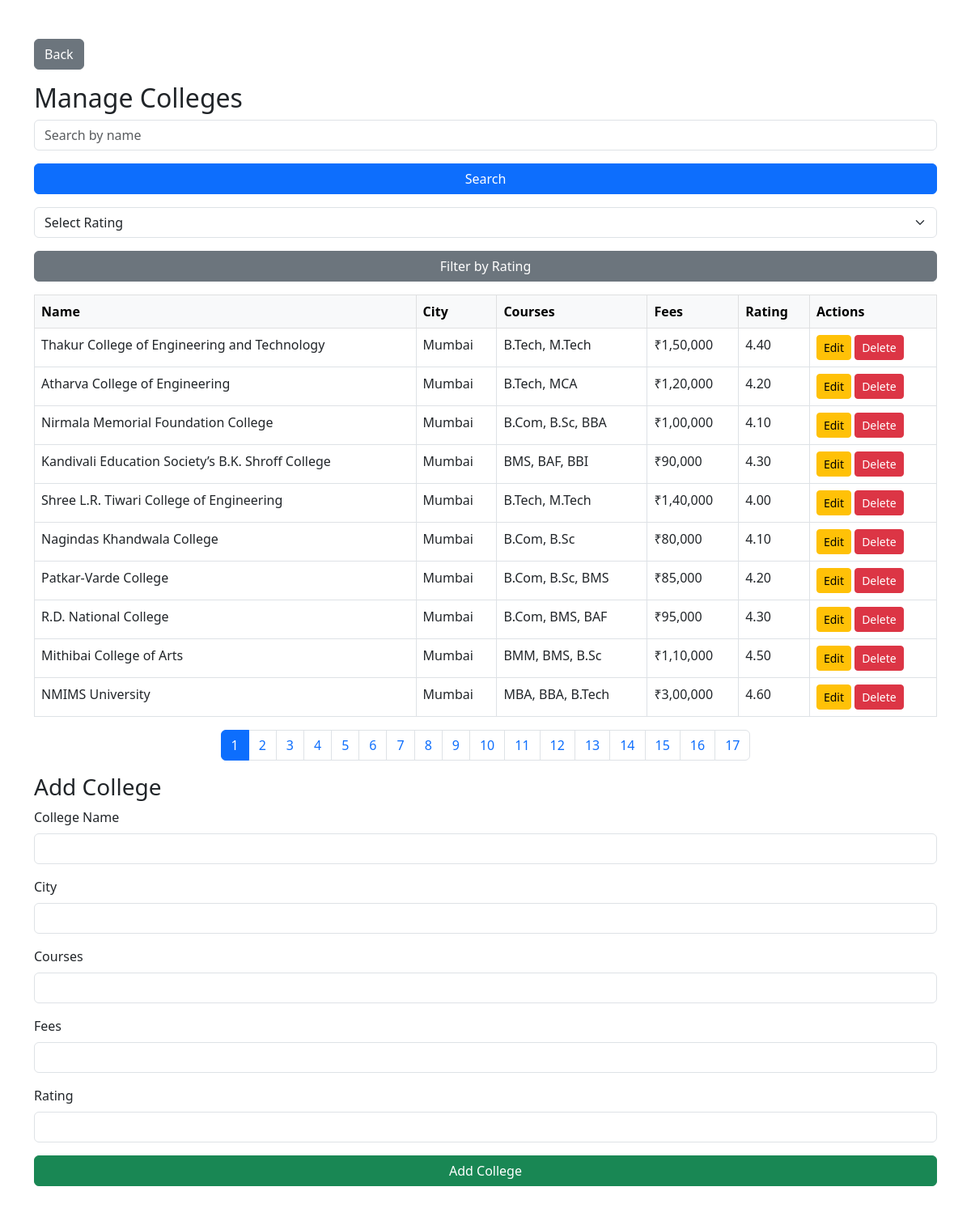
The page /UniMates/manage-colleges.php (signed in) on the database its author committed.
### tables this page shows
CREATE TABLE `colleges` (
  `id` int(11) NOT NULL,
  `name` varchar(255) NOT NULL,
  `city` varchar(100) NOT NULL,
  `address` text NOT NULL,
  `contact_number` varchar(15) NOT NULL,
  `website` varchar(255) DEFAULT NULL,
  `rating` decimal(3,2) NOT NULL,
  `fees` varchar(50) NOT NULL,
  `courses` text NOT NULL
);

### UniMates/manage-colleges.php (the view, shortened to what this page needs)
<?php
include 'db/conn.php';
$rating_filter_query = '';
$search_query = '';
$limit = 10;
$page = isset($_GET['page']) ? (int)$_GET['page'] : 1;
$offset = ($page - 1) * $limit;
$query = "SELECT * FROM colleges $rating_filter_query $search_query LIMIT $limit OFFSET $offset";
$result = mysqli_query($conn, $query);
$total_query = "SELECT COUNT(*) FROM colleges $rating_filter_query $search_query";
$total_result = mysqli_query($conn, $total_query);
$total_rows = mysqli_fetch_array($total_result)[0];
$total_pages = ceil($total_rows / $limit);
?>
<!DOCTYPE html>
<html lang="en">
<head>
    <link href="https://cdn.jsdelivr.net/npm/bootstrap@5.3.0/dist/css/bootstrap.min.css" rel="stylesheet">
</head>
<body>
<div class="container py-5">
<a href="admin.php" class="btn btn-secondary mb-3"><i class="bi bi-arrow-left"></i> Back</a>
    <h2>Manage Colleges</h2>
    <form method="GET" class="mb-3">
        <input type="text" name="search" placeholder="Search by name" class="form-control mb-3" value="<?= isset($_GET['search']) ? $_GET['search'] : '' ?>">
        <button type="submit" class="btn btn-primary w-100">Search</button>
    </form>
    <form method="GET" class="mb-3">
        <select name="rating" class="form-select mb-3">
            <option value="">Select Rating</option>
        </select>
        <button type="submit" class="btn btn-secondary w-100">Filter by Rating</button>
    </form>
    <table class="table table-bordered">
        <thead class="table-light">
            <tr>
                <th>Name</th>
                <th>City</th>
                <th>Courses</th>
                <th>Fees</th>
                <th>Rating</th>
                <th>Actions</th>
            </tr>
        </thead>
        <tbody>
            <?php while ($row = mysqli_fetch_assoc($result)): ?>
                <tr>
                    <td><?= $row['name'] ?></td>
                    <td><?= $row['city'] ?></td>
                    <td><?= $row['courses'] ?></td>
                    <td><?= $row['fees'] ?></td>
                    <td><?= $row['rating'] ?></td>
                    <td>
                        <a href="edit-college.php?id=<?= $row['id'] ?>" class="btn btn-warning btn-sm">Edit</a>
                        <a href="?delete_id=<?= $row['id'] ?>" class="btn btn-danger btn-sm" onclick="return confirm('Are you sure you want to delete this college?')">Delete</a>
                    </td>
                </tr>
            <?php endwhile; ?>
        </tbody>
    </table>
    <nav>
        <ul class="pagination justify-content-center">
            <?php for ($i = 1; $i <= $total_pages; $i++): ?>
                <li class="page-item <?= $page == $i ? 'active' : '' ?>">
                    <a class="page-link" href="?page=<?= $i ?>"><?= $i ?></a>
                </li>
            <?php endfor; ?>
        </ul>
    </nav>
    <h3>Add College</h3>
    <form method="POST" class="mb-5">
        <div class="mb-3">
            <label for="name" class="form-label">College Name</label>
            <input type="text" class="form-control" name="name" required>
        </div>
        <div class="mb-3">
            <label for="city" class="form-label">City</label>
            <input type="text" class="form-control" name="city" required>
        </div>
        <div class="mb-3">
            <label for="courses" class="form-label">Courses</label>
            <input type="text" class="form-control" name="courses" required>
        </div>
        <div class="mb-3">
            <label for="fees" class="form-label">Fees</label>
            <input type="number" class="form-control" name="fees" required>
        </div>
        <div class="mb-3">
            <label for="rating" class="form-label">Rating</label>
            <input type="number" class="form-control" name="rating" required>
        </div>
        <button type="submit" name="add_college" class="btn btn-success w-100">Add College</button>
    </form>
</div>
</body>
</html>

### rows shown on the page
colleges: name "Thakur College of Engineering and Technology", city "Mumbai", courses "B.Tech, M.Tech", fees "₹1,50,000", rating "4.40"
colleges: name "Atharva College of Engineering", city "Mumbai", courses "B.Tech, MCA", fees "₹1,20,000", rating "4.20"
colleges: name "Nirmala Memorial Foundation College", city "Mumbai", courses "B.Com, B.Sc, BBA", fees "₹1,00,000", rating "4.10"
colleges: name "Kandivali Education Society’s B.K. Shroff College", city "Mumbai", courses "BMS, BAF, BBI", fees "₹90,000", rating "4.30"
colleges: name "Shree L.R. Tiwari College of Engineering", city "Mumbai", courses "B.Tech, M.Tech", fees "₹1,40,000", rating "4.00"
colleges: name "Nagindas Khandwala College", city "Mumbai", courses "B.Com, B.Sc", fees "₹80,000", rating "4.10"
colleges: name "Patkar-Varde College", city "Mumbai", courses "B.Com, B.Sc, BMS", fees "₹85,000", rating "4.20"
colleges: name "R.D. National College", city "Mumbai", courses "B.Com, BMS, BAF", fees "₹95,000", rating "4.30"
colleges: name "Mithibai College of Arts", city "Mumbai", courses "BMM, BMS, B.Sc", fees "₹1,10,000", rating "4.50"
colleges: name "NMIMS University", city "Mumbai", courses "MBA, BBA, B.Tech", fees "₹3,00,000", rating "4.60"
